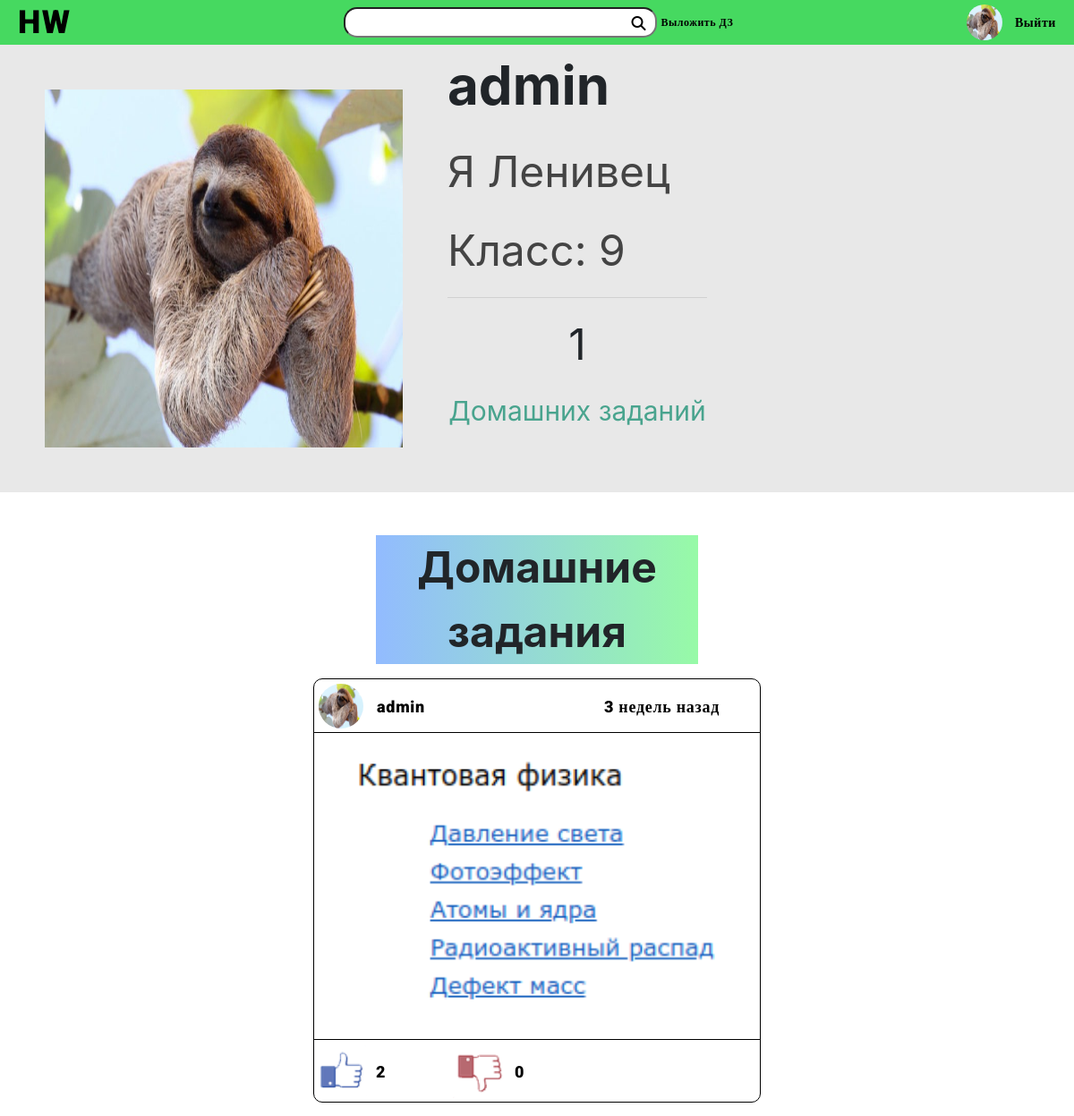
/id3 (signed in), run on the app's committed database.
### users/models.py (models this page shows, shortened)
class UserProfile(models.Model):
	user = models.OneToOneField(User, related_name='profile', on_delete=models.CASCADE)
	name = models.CharField(max_length=15, blank=True, validators=[validate_input])
	surname = models.CharField(max_length=15, blank=True, validators=[validate_input])
	grade = models.IntegerField(choices=create_grades(), default=1)
	photo = models.ImageField(upload_to=upload_location, default='users/default.jpg')

class User(AbstractBaseUser):
	username = models.CharField(max_length=20, unique=True, validators=[validate_input])
	admin = models.BooleanField(default=False)
	staff = models.BooleanField(default=False)
	USERNAME_FIELD = 'username'
	REQUIRED_FIELDS = []
	objects = UserManager()
	@property
	def is_staff(self):
		return self.staff

### homeworks/models.py (models this page shows, shortened)
class Homework(models.Model):
	publisher = models.ForeignKey(User, related_name='homeworks', on_delete=models.CASCADE, null=True)
	publisher_profile = models.ForeignKey(UserProfile, on_delete=models.CASCADE, null=True)
	grade = models.ForeignKey(Grade, related_name='homeworks', on_delete=models.CASCADE)
	subject = models.ForeignKey(Subject, related_name='homeworks', on_delete=models.CASCADE)
	book = models.ForeignKey(Book, related_name='homeworks', on_delete=models.CASCADE)
	number = models.CharField(max_length=15)
	publication_date = models.DateTimeField(auto_now_add=True)
	likes = models.ManyToManyField(User, related_name='likes', blank=True)
	dislikes = models.ManyToManyField(User, related_name='dislikes', blank=True)
	@property
	def uploaded(self):
		return time_to_string(self.publication_date)
	objects = HomeworkManager()

class HomeworkImage(models.Model):
	homework = models.ForeignKey(Homework, related_name='images', on_delete=models.CASCADE)
	image = models.ImageField(upload_to=upload_location, validators=[validate_image], null=True, blank=True)
	index = models.IntegerField(default=0)

### users/views.py (the view)
# urls.py: path('id<int:id_>', views.profile, name='profile'),
@login_required
def profile(request, id_):
	user = get_object_or_404(User, id=id_)
	profile = user.profile
	homeworks = Homework.objects.all().publisher(user)
	context = {'user':request.user, 'page_user':user, 'profile':profile, 'homeworks':homeworks}
	return render(request, 'users/profile.html', context)

### homeworks/models.py (called while the page is built)
	def publisher(self, user):
		return self.filter(
			publisher__exact = user)

	def get_queryset(self):
		return HomeworkQuerySet(self.model, using=self._db)

### homeworks/utils.py (called while the page is built)
def time_to_string(date):
	timezone = pytz.timezone(settings.TIME_ZONE)
	upload = date.astimezone(timezone)
	now = timezone.localize(datetime.datetime.now())
	d = now - upload
	year = datetime.timedelta(days=365)
	month = datetime.timedelta(days=30)
	week = datetime.timedelta(days=7)
	day = datetime.timedelta(days=1)
	hour = datetime.timedelta(hours=1)
	minute = datetime.timedelta(minutes=1)
	second = datetime.timedelta(seconds=1)
	s = ''
	if d // year:
		s = f'{d // year} год назад'
	elif d // month:
		s = f'{d // month} месяцев назад'
	elif d // week:
		s = f'{d // week} недель назад'
	elif d // day:
		s = f'{d // day} дней назад'
	elif d // hour:
		s = f'{d // hour} часов назад'
	elif d // minute:
		s = f'{d // minute} минут назад'
	elif d // second:
		s = f'{d // second} секунд назад'
	return s

### users/models.py (called while the page is built)
	def get_queryset(self):
		return UserQuerySet(self.model, using=self._db)

### users/templates/users/profile.html (shortened to what this page needs)
{% extends 'navbar.html' %}
{% load static %}
{% block link %}
	<link rel="stylesheet" href="{% static 'styles/style_profile.css' %}?version=8">
	<link href="{% static 'styles/style_hw.css' %}?version=83" rel="stylesheet">
{% endblock %}
{% block content %}
	<div class="show_profile" id="info" style="display: grid">
		<div class="profile_image">
			<img class="profile_image_img" src="{{profile.photo.url}}" alt="Блять не загузилось!!!" height="400px" width="400px">
		</div>
		<div class="profile_info">
			<p style="font-size: 60px; font-weight: bold;">{{page_user.username}}</p>
			<p style="font-size: 48px; color: #444444;">
				{% if profile.name and profile.surname %}
				{{profile.name}} {{profile.surname}}
				{% endif %}
			</p>
			<p style="font-size: 48px; color: #444444;">
				{% if profile.grade %}
				Класс: {{profile.grade}}
				{% else %}
				Класс: *не указан*
				{% endif %}
			</p>
			<div class="profile_info_hwcounter">
				<hr width="100%" style="bottom: 0">
				<p style="font-size: 48px; float:top" align="center">{{homeworks.count}}</p>
				<p style="font-size: 30px; float:top; color:#49a48e" align="center">Домашних заданий</p>
			</div>
		</div>
	</div>
	<div class="profile_show_homework">
		<p align="center" style="font-size: 48px; background: rgb(1,0,255); background: linear-gradient(90deg, #92bbff 0%, #97faa7 100%); width: 30%; margin-right: auto; margin-left: auto; font-weight: bold;">Домашние задания</p>
		{% include 'hw.html' %}
	</div>
{% endblock %}

### templates/navbar.html (shortened to what this page needs)
<!DOCTYPE html>
<html lang="en">
<head>
	{% load static %}
	<link rel="stylesheet" href="https://stackpath.bootstrapcdn.com/bootstrap/4.3.1/css/bootstrap.min.css">
	<link href="{% static 'styles/style_nav.css' %}?version=16" rel="stylesheet">
	<link rel="stylesheet" type="text/css" href="{% static 'styles/style_upload.css' %}?version=2">
	{% block link %} {% endblock %}
</head>
<body>
	<div class="navbarr">
		<div class="navbar_grid">
			<div class="navbar_grid_logo">
				<a class="navbar_grid_logo_logo usual" href="/home">HW</a>
			</div>
			<div class="navbar_grid_HW" style="">
				<button type="submit" id="navbar_submit"><i class="fas fa-search"></i></button>
				<input type="text" class="navbar_FastSearch usual" id="navbar_search" style="padding-right: 30px; padding-left: 15px;">
				<a href="#upload_frame" class="navbar_Upload usual" style="color: black!important; font-size: 12px; line-height: 14px;">Выложить ДЗ</a>
			</div>
			<div class="navbar_grid_Profile">
				<img src="{{profile.photo.url}}" width="40px" height="40px" style="border-radius: 20px; margin-top: 5px; right: 80px; position: absolute">
				<a href="/logout"><p class="usual logout" style= "margin-top: 11px; right: 20px; position: absolute; font-size: 14px">Выйти</p></a>
			</div>
		</div>
	</div>
	{% block content %}
	{% endblock %}
</body>
</html>

### homeworks/templates/hw.html (shortened to what this page needs)
{% load static %}
{% for homework in homeworks %}
    <div class = "Homework_show">
        <div class="Homework_profile">
            <img src="{{homework.publisher_profile.photo.url}}" height="50px" width="50px" style="float: left;border-radius: 25px;position: absolute;left: 5px;margin: 5px 0px">
            <p style="float: left; margin-left: 10px; margin: 19.5px 0px; left: 70px; position: absolute; font-size: 18px; line-height: 21px; color: black" class="usual" >{{homework.publisher.username}}</p>
            <p class="usual" style="right: 45px; float: right; margin: 19.5px 0px; position: absolute; font-size: 18px; line-height: 21px; color: black">{{homework.uploaded}}</p>
        </div>
        <div class="Homework_img">
            <p align="center" style="margin: 0px!important;">
                {% for image in homework.images.all %}
                <img src="{{image.image.url}}" width="100%" style="text-align: center">
                {% endfor %}
            </p>
        </div>
        <div class="Homework_buttons" id="hw_buttons{{homework.id}}" data-hwid="{{homework.id}}">
            <div class="Homework_like">
                <button id="like_button" onclick="likeHW(this)" type="button" data-hwid="{{homework.id}}" style="border: 0; background: transparent; width: 54px; padding: 0px">
                    <img src="{% static 'images/like_btn.png' %}" class="like_img" height="60px" style="float: left; margin-left: ">
                </button>
                <p class="Homework_like_count usual" id="like_count{{homework.id}}" style="margin-left: 15px; font-size: 18px; line-height: 21px; color: black">{{ homework.likes.count }}</p>
            </div>
            <div class="Homework_dislike">
                <button id="dislike_button" onclick="dislikeHW(this)" type="button" data-hwid="{{homework.id}}" style="border: 0; background: transparent; width: 54px; padding: 0px">
                    <img src="{% static 'images/dislike_btn.png' %}" class="dislike_img" height="60px" style="float: left;">
                </button>
                <p class="Homework_dislike_count usual" id="dislike_count{{homework.id}}" style="margin-left: 15px; font-size: 18px; line-height: 21px; color: black">{{homework.dislikes.count }}</p>
            </div>
        </div>
    </div>
{% empty %}
    {% if not page_user %}
    <div>
        {% include 'emptyhw.html' %}
    </div>
    {% endif %}
{% endfor %}

### static/styles/style_nav.css (style rules this page uses)
.navbarr { height: 50px; position: sticky; top: 0px; z-index: 100000; background: #46D960; padding: 0px!important; }
.navbar_grid { height: 50px; width: 100%; display: grid; grid-template-columns: 1fr calc(350px + 83px + 50px) 1fr; position: absolute; }
.navbar_FastSearch { border-radius: 15px; color: black!important; margin-left: 25px; width: 350px; height: 34px; margin-top: 8px; }
.navbar_Upload { margin-top: 18px; position: absolute; margin-left: 5px; }
.navbar_grid_logo_logo { position: absolute; font-size: 36px!important; line-height: 42px!important; margin-top: 4px; margin-left: 20px; color: black!important; }
.usual { font-family: Roboto; font-style: normal; font-weight: 900; font-size: 24px; line-height: 28px; text-align: center; letter-spacing: 0.04em; color: #FFFFFF; }
#navbar_submit { border: 0; background: none; position: absolute; width: 20px; height: 20px; margin: 0px; padding: 0px; margin-top: 14px; margin-left: 345px; }
.logout { color: black!important; }

### static/styles/style_profile.css (style rules this page uses)
.show_profile { display: grid; grid-template-columns: 500px 1fr 120px; width: 100%; height: 500px; background-color: #e8e8e8; margin-bottom: 3em; }
.profile_image { align-items: center; justify-content: center; }
.profile_info_hwcounter { top: 50%; height: 50%; width: 50%; }
.profile_show_homework { height: 100%; }
.profile_image_img { margin-top: 50px; margin-left: 50px; margin-right: 50px; }
body { min-width: 1000px; }
.Homework_show { position: relative; left: calc((100% - 500px) / 2); width: 500px; margin-bottom: 15px; font-family: sans-serif; border-radius: 10px; border: 1px solid #000000; box-sizing: border-box; }
.Homework_profile { height: 60px; border-bottom: 1px solid #000000; }
.Homework_buttons { height: 70px; border-top: 1px solid #000000; padding: 0px; font-size: 20px; align-items: center; }
.Homework_buttons img { margin: 5px 0px; }
.Homework_buttons p { margin: 24.5px 0px; }
.Homework_dislike { float: left; display: flex; align-items: center; width: 155px; }
.Homework_like { float: left; display: flex; align-items: center; width: 155px; }
.Homework_img { align-items: center; margin:0px; }

### static/styles/style_hw.css (style rules this page uses)
.Homework_show { position: relative; left: calc((100% - 500px) / 2); width: 500px; margin-bottom: 15px; font-family: sans-serif; border-radius: 10px; border: 1px solid #000000; box-sizing: border-box; }
.Homework_profile { height: 60px; border-bottom: 1px solid #000000; }
.Homework_buttons { height: 70px; border-top: 1px solid #000000; padding: 0px; font-size: 20px; align-items: center; }
.Homework_buttons img { margin: 5px 0px; }
.Homework_buttons p { margin: 24.5px 0px; }
.Homework_dislike { float: left; display: flex; align-items: center; width: 155px; }
.Homework_like { float: left; display: flex; align-items: center; width: 155px; }
.Homework_img { align-items: center; margin:0px; }

### data on the page
UserProfile: photo (picture), name "Я", surname "Ленивец", grade "9"
User: username "admin"
Homework: publisher_profile.photo (picture), publisher.username "admin", uploaded "3 недель назад", likes.count "2", dislikes.count "0"
HomeworkImage: image (picture)

### other printed values
{{ homeworks.count }} "1"
